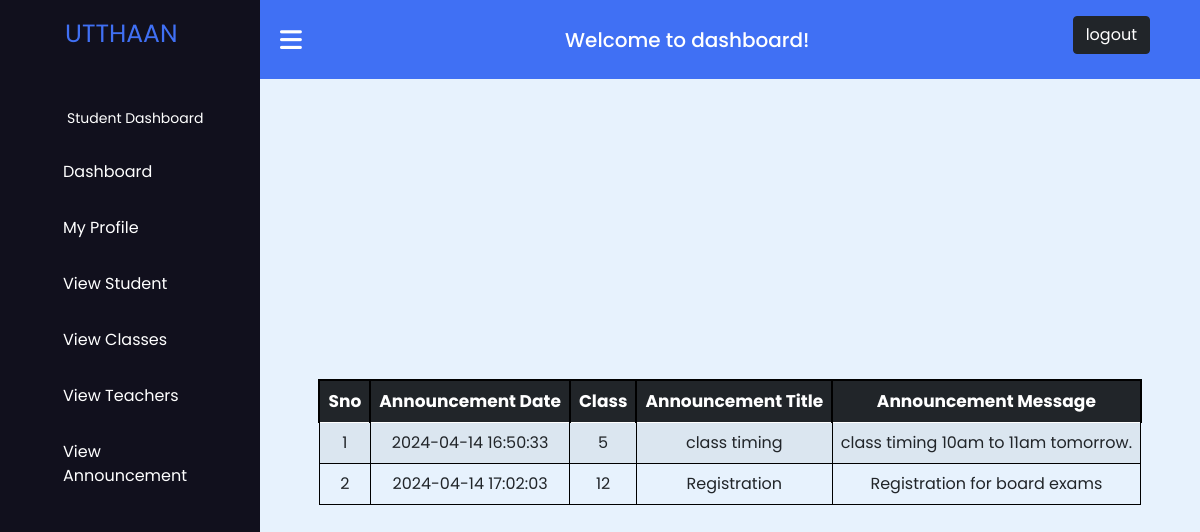
Screenshot of /view_announcement.php (signed in) with the database file from the repository.
### tables this page shows
CREATE TABLE `tblnotic` (
  `id` int(50) NOT NULL,
  `noticetitle` varchar(50) DEFAULT NULL,
  `classid` int(50) DEFAULT NULL,
  `noticemessage` varchar(250) DEFAULT NULL,
  `creationdate` timestamp NULL DEFAULT current_timestamp()
);

### view_announcement.php (the view, shortened to what this page needs)
<?php
$host = "localhost";
$user = "root";
$password = "";
$database = "sms-project";
$data = mysqli_connect($host, $user, $password, $database);
$sql = "SELECT * FROM tblnotic";
$result = mysqli_query($data, $sql);
?>
<!DOCTYPE html>
<html lang="en">
<head>
    <link rel="stylesheet" href="https://cdnjs.cloudflare.com/ajax/libs/font-awesome/6.2.1/css/all.min.css" />
    <link href="https://cdn.jsdelivr.net/npm/bootstrap@5.0.2/dist/css/bootstrap.min.css" rel="stylesheet">
</head>
<body>
    <?php
    include 'student_sidebar.php';
    ?>
    <main class="main">
        <div class="table-responsive-sm">
            <table class="table table-striped">
                <thead class="table-dark">
                    <th class="table_th">Sno</th>
                    <th class="table_th">Announcement Date</th>
                    <th class="table_th">Class</th>
                    <th class="table_th">Announcement Title</th>
                    <th class="table_th">Announcement Message</th>
                </thead>
                <tbody>
                    <?php
                    $sno = 1;
                    while ($info = $result->fetch_assoc()) {
                        ?>
                        <tr>
                            <td class="table_td">
                                <?php echo $sno++; ?>
                            </td>
                            <td class="table_td">
                                <?php echo "{$info['creationdate']}" ?>
                            </td>
                            <td class="table_td">
                                <?php echo "{$info['classid']}" ?>
                            </td>
                            <td class="table_td">
                                <?php echo "{$info['noticetitle']}"; ?>
                            </td>
                            <td class="table_td">
                                <?php echo "{$info['noticemessage']}"; ?>
                            </td>
                        </tr>
                        <?php
                    }
                    ?>
                </tbody>
            </table>
        </div>
    </main>
</body>
</html>

### view_announcement.php (style rules this page uses)
table { width: 50%; margin-top: 100px; border-collapse: collapse; }
td { padding: 10px; text-align: center; border-bottom: 1px solid #ddd; }
.table_th { border: 2px solid black; font-size: 17px; text-align: center; }
.table_td { border: 1px solid black; padding: 10px; text-align: center; }

### student_css.php (style rules this page uses)
* { margin: 0; padding: 0; box-sizing: border-box; font-family: "Poppins", sans-serif; }
.navbar, .main { left: 260px; width: calc(100% - 260px); transition: all 0.5s ease; z-index: 1000; }
.main { position: relative; display: flex; align-items: center; justify-content: center; height: 100vh; z-index: 100; background: #e7f2fd; }

### rows the page displays
tblnotic: creationdate "2024-04-14 16:50:33", classid "5", noticetitle "class timing", noticemessage "class timing 10am to 11am tomorrow."
tblnotic: creationdate "2024-04-14 17:02:03", classid "12", noticetitle "Registration", noticemessage "Registration for board exams"
